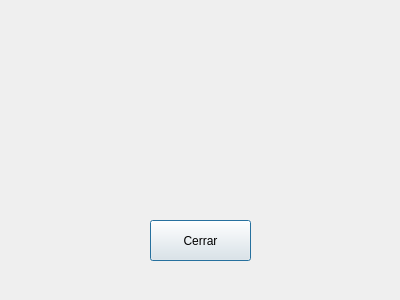
<?xml version="1.0" encoding="UTF-8"?>
<ui version="4.0">
 <class>CreditosDialog</class>
 <widget class="QDialog" name="CreditosDialog">
  <property name="geometry">
   <rect>
    <x>0</x>
    <y>0</y>
    <width>400</width>
    <height>300</height>
   </rect>
  </property>
  <property name="windowTitle">
   <string>Dialog</string>
  </property>
  <widget class="QPushButton" name="btnCerrar">
   <property name="geometry">
    <rect>
     <x>150</x>
     <y>220</y>
     <width>101</width>
     <height>41</height>
    </rect>
   </property>
   <property name="text">
    <string>Cerrar</string>
   </property>
  </widget>
 </widget>
 <resources/>
 <connections/>
</ui>
